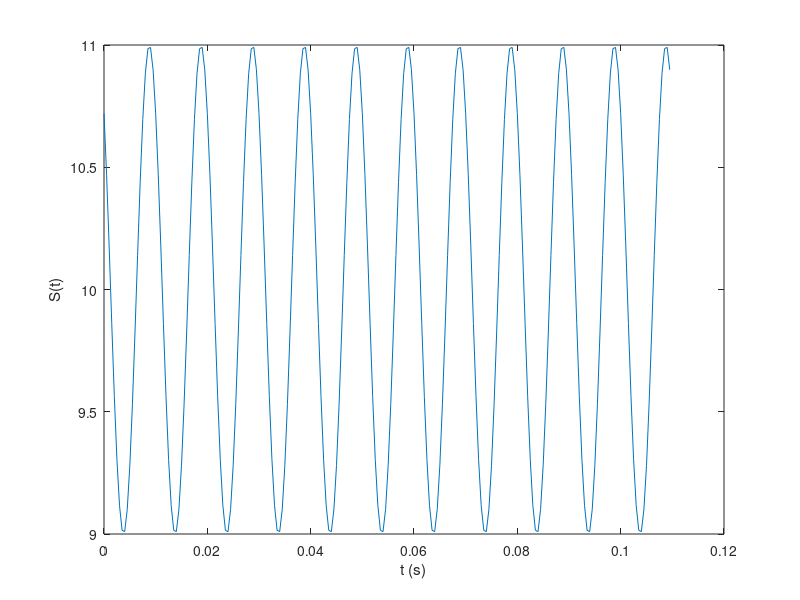

The MATLAB source for this figure:
freq=100; %Hz
Period=1/freq;
Ts = 0.05*Period;             % Sampling time
Fs = 1/Ts;            % Sampling frequency
t=0:Ts:11*Period;
t(end)=[];
L = length(t);             % Length of signal
S=10+cos(2*pi*freq*t+44/180*pi);        % signal generation
figure
plot(t,S)
xlabel('t (s)')
ylabel('S(t)')